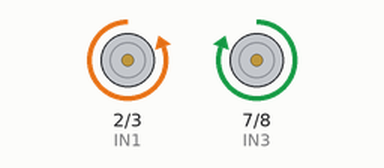
Recording of a sketch running on a simulated Arduino Uno, built with avr-gcc and run on an emulated ATmega328P. Parts: motor-driver pin pairs drawn as motors (green arrow = first pin HIGH = forward, orange = second pin HIGH = backward, longer = more drive).

Above: at 1.0 s.
At 6.8 s:
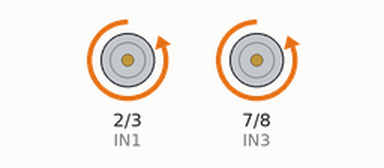
At 11.9 s:
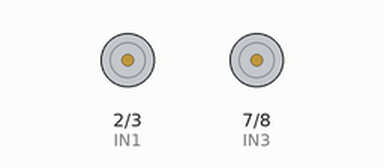
At 18.0 s:
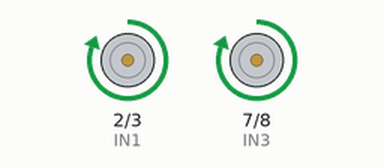
Timing chart, 0 to 18.7 s (numbered marks = the images above):
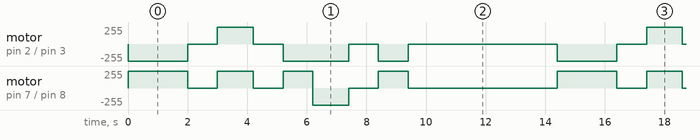

Measured:
- by itself, motor on pin 2 (IN1) / pin 3 (IN2): repeats every 14.4 s: stopped 1.0 s, forward 255/255 1.2 s, stopped 1.0 s, backward 255/255 2.2 s, stopped 1.0 s, backward 255/255 1.0 s, stopped 5.0 s, backward 255/255 2.0 s
- by itself, motor on pin 7 (IN3) / pin 8 (IN4): repeats every 14.4 s: stopped 1.0 s, forward 255/255 1.2 s, stopped 1.0 s, forward 255/255 1.0 s, backward 255/255 1.2 s, stopped 1.0 s, forward 255/255 1.0 s, stopped 5.0 s, forward 255/255 2.0 s

The sketch:

dead_reack.ino
```cpp
int IN1 = 2;    //Se definen pines de salida correspondientes al módulo de control
int IN2 = 3;
int ENA = 5;    //Recomendable que ENA y ENB estén conectados a pines PWB para mayor eficiencia en los comandos
int IN3 = 7;
int IN4 = 8;
int ENB = 9;
int t = 1000 * 1;


void setup(){
  Serial.begin(9600);
  pinMode(IN1, OUTPUT);  //Se definen los mencionados pines como salidas
  pinMode(IN2, OUTPUT);
  //pinMode(ENA, OUTPUT);
  pinMode(IN3, OUTPUT);
  pinMode(IN4, OUTPUT);
  //pinMode(ENB, OUTPUT);
}
int i = 0;
void adelante(void){
    // Hacia adelante
    digitalWrite(IN1, LOW);
    digitalWrite(IN2, HIGH);
    digitalWrite(IN3, HIGH);
    digitalWrite(IN4, LOW);
  }
  void parar(void){
    // Parar el vehículo
    digitalWrite(IN1, LOW);
    digitalWrite(IN2, LOW);
    digitalWrite(IN3, LOW);
    digitalWrite(IN4, LOW);


  }
  void adetras(void){
    // Hacia detras
    digitalWrite(IN1, HIGH);
    digitalWrite(IN2, LOW);
    digitalWrite(IN3, LOW);
    digitalWrite(IN4, HIGH);
  }
  void rotardcha(void){
    digitalWrite(IN1, HIGH);
    digitalWrite(IN2, LOW);
    digitalWrite(IN3, HIGH);
    digitalWrite(IN4, LOW);

  }
  void rotarizq(void){
    digitalWrite(IN1, LOW);
    digitalWrite(IN2, HIGH);
    digitalWrite(IN3, LOW);
    digitalWrite(IN4, HIGH);

  }

int sec(float t){
  return t*1000;
}
void loop(){

  //Avance
  //digitalWrite(ENA, HIGH);

  adelante();
  delay(sec(2));
  parar();
  delay(sec(1));
  rotardcha();
  delay(sec(1.2));
  parar();
  delay(1000);
  adelante();
  delay(sec(1));
  rotarizq();
  delay(sec(1.2));
  parar();
  delay(1000);
  adelante();
  delay(sec(1));
  parar();
  delay(5000);
}
```
